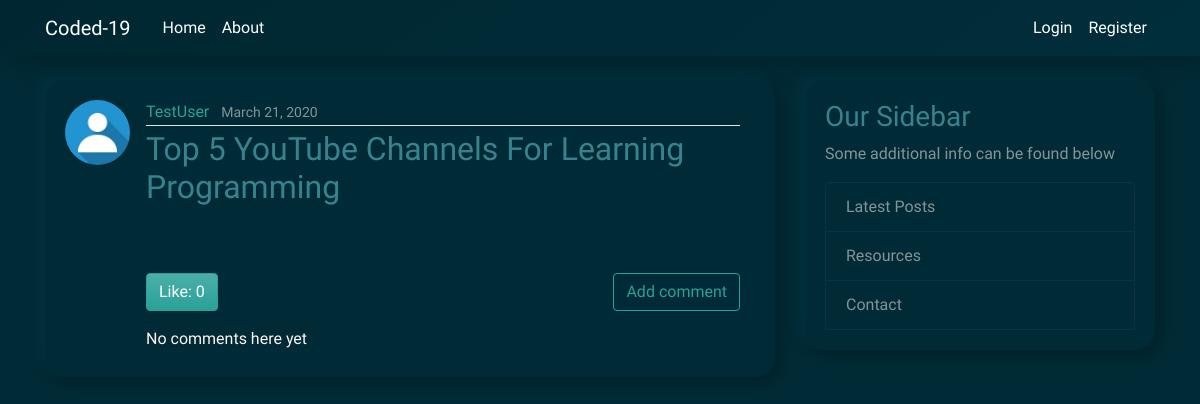
Before: /post/31/ with the older database file.
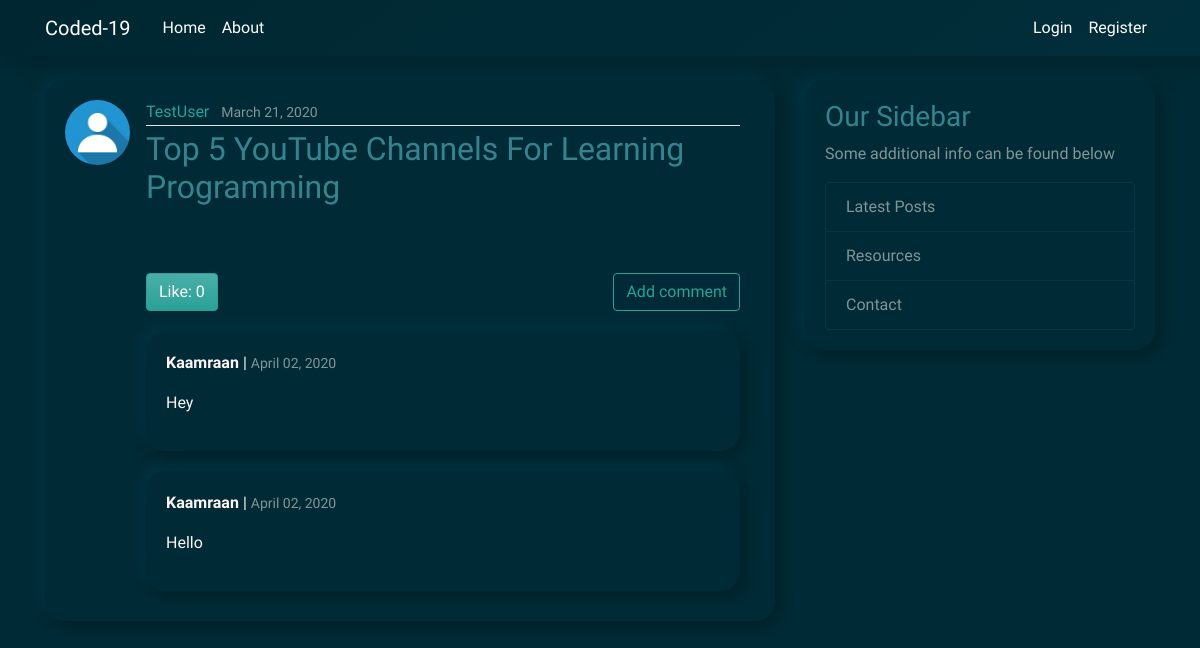
After: the same page with the newer database file.
### blog/models.py (models this page shows, shortened)
class Comment(models.Model):
    post 		= models.ForeignKey(Post, on_delete=models.CASCADE, related_name='comments')
    user 		= models.ForeignKey(User, on_delete=models.CASCADE, related_name="user_comments")
    body 		= models.TextField()
    created_on 	= models.DateTimeField(auto_now_add=True)
    active 		= models.BooleanField(default=False)
    class Meta:
        ordering = ['created_on']

### blog/views.py (the view)
# urls.py: path('post/<int:pk>/',              PostDetailView.as_view(),       name='post-detail'),
class PostDetailView(DetailView):
	model 				= Post

### blog/models.py (called while the page is built)
	def formatted_markdown(self):
		return markdownify(self.content)

### blog/templates/blog/post_detail.html (shortened to what this page needs)
{% extends "blog/base.html" %}
{% block content %}
	<article class="media content-section">
	  <img class="rounded-circle article-img" src="{{ object.author.profile.image.url }}">
	  <div class="media-body">
	    <div class="article-metadata">
	      <a class="mr-2" href="{% url 'user-posts' object.author.username %}">{{ object.author }}</a>
	      <small class="text-muted">{{ object.date_posted|date:"F d, Y" }}</small>
	    </div>
		<h2 class="article-title">{{ object.title }}</h2>
		<div class="article-content">
		</div>
		<div class="likes-counter">
			<p>
				{% if request.user in post.likes.all %}
				<a class="btn btn-success like-btn mr-2" data-href="{% url 'post-like-api' post.id %}"
					data-likes="{{ post.likes.count }}" href="{% url 'post-like-api' post.id %}">Unlike:
					{{ post.likes.count }}</a>
				{% else %}
				<a class="btn btn-success like-btn mr-2" data-href="{% url 'post-like-api' post.id %}"
					data-likes="{{ post.likes.count }}" href="{% url 'post-like-api' post.id %}">Like:
					{{ post.likes.count }}</a>
				{% endif %}
				<a class="btn btn-outline-success" style="float: right;" href="{% url 'add_comment_to_post' pk=post.pk %}">Add comment</a>
			</p>
		</div>
		{% for comment in post.comments.all  %}
			<div class="comment content-section">
				<div class="date">
					<strong>{{ comment.user.username }}</strong> | <small class="text-muted">{{ comment.created_on|date:"F d, Y" }}</small>
				</div>
				<p>{{ comment.body|linebreaks }}</p>
			</div>
		{% empty %}
			<p>No comments here yet</p>
		{% endfor %}
	</div>
	</article>
{% endblock content %}

Changed rows visible on the page:
added Comment: user.username "Kaamraan", created_on "April 02, 2020", body "Hey"
added Comment: user.username "Kaamraan", created_on "April 02, 2020", body "Hello"
Other visible differences:
text no longer shown: "No comments here yet"
